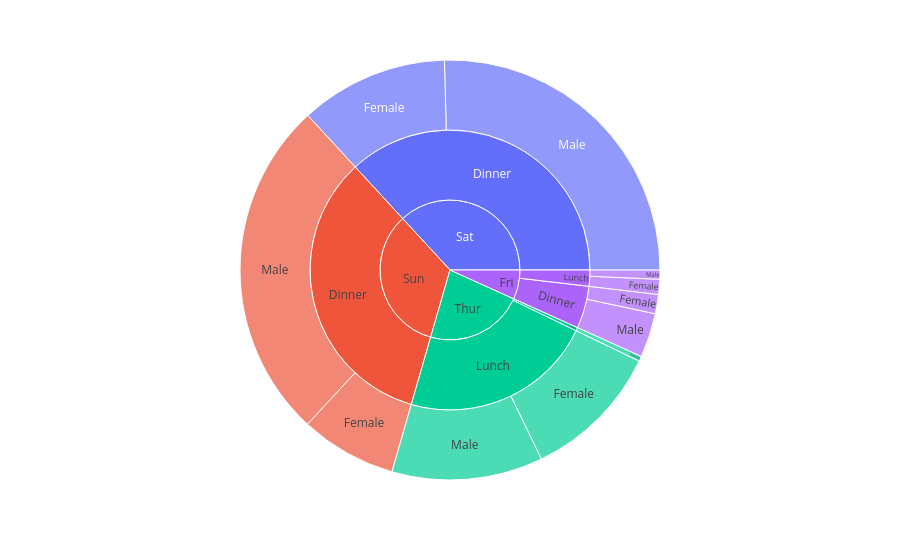

Write notebook code for a chart like this one.
### Code cell
import plotly.express as px
df = px.data.tips()
fig = px.sunburst(df, path=['day', 'time', 'sex'], values='total_bill')
fig.show()

### Figure 1 — Plotly figure (JSON) as saved in the notebook; plotly's stock layout.template omitted (floating-point values rounded to 4 significant figures)
{"data": [{"branchvalues": "total", "domain": {"x": [0, 1], "y": [0, 1]}, "hovertemplate": "labels=%{label}<br>total_bill=%{value}<br>parent=%{parent}<br>id=%{id}<extra></extra>", "ids": ["Sun/Dinner/Female", "Sun/Dinner/Male", "Sat/Dinner/Male", "Sat/Dinner/Female", "Thur/Lunch/Male", "Thur/Lunch/Female", "Fri/Dinner/Male", "Fri/Dinner/Female", "Fri/Lunch/Male", "Fri/Lunch/Female", "Thur/Dinner/Female", "Sun/Dinner", "Sat/Dinner", "Thur/Lunch", "Fri/Dinner", "Fri/Lunch", "Thur/Dinner", "Sun", "Sat", "Thur", "Fri"], "labels": ["Female", "Male", "Male", "Female", "Male", "Female", "Male", "Female", "Male", "Female", "Female", "Dinner", "Dinner", "Lunch", "Dinner", "Lunch", "Dinner", "Sun", "Sat", "Thur", "Fri"], "name": "", "parents": ["Sun/Dinner", "Sun/Dinner", "Sat/Dinner", "Sat/Dinner", "Thur/Lunch", "Thur/Lunch", "Fri/Dinner", "Fri/Dinner", "Fri/Lunch", "Fri/Lunch", "Thur/Dinner", "Sun", "Sat", "Thur", "Fri", "Fri", "Thur", "", "", "", ""], "type": "sunburst", "values": [357.7, 1269.0, 1227.0, 551.0, 561.4, 516.1, 164.4, 71.55, 34.16, 55.76, 18.78, 1627.0, 1778.0, 1078.0, 236.0, 89.92, 18.78, 1627.0, 1778.0, 1096.0, 325.9]}], "layout": {"legend": {"tracegroupgap": 0}, "margin": {"t": 60}}}
